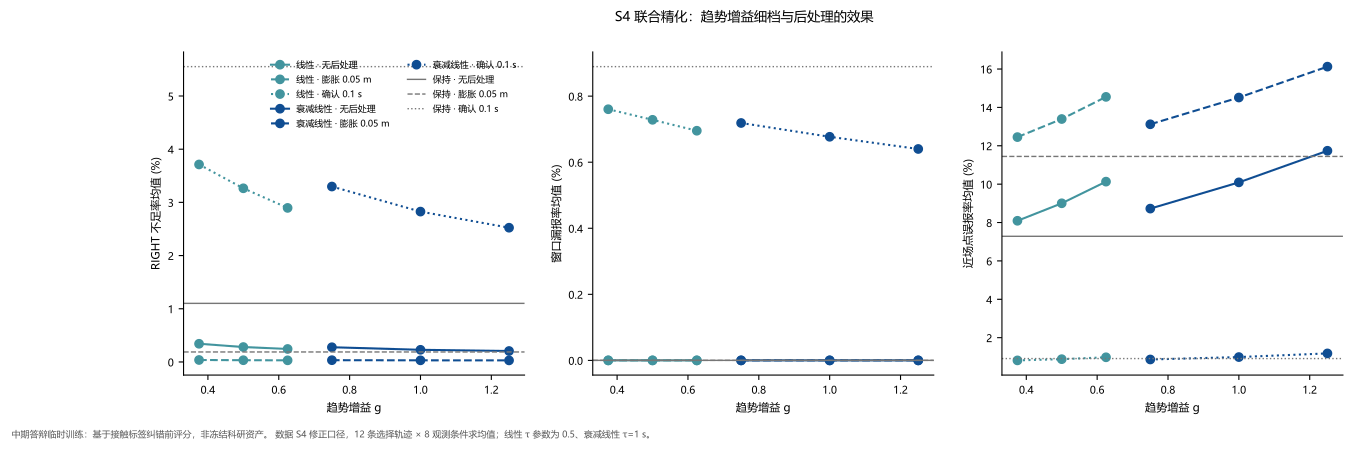

Reproduce this figure in Python.
"""Tavotto entry: existing results only; no training, no simulation.
original_plot_code
"""
import sys
from pathlib import Path
LIBRARY=Path(__file__).resolve().parents[1]
SUPPORT=LIBRARY / "site-packages"
if str(SUPPORT) not in sys.path: sys.path.insert(0,str(SUPPORT))
from _support import draw

fig=draw('descriptive', 'fig07_趋势增益曲线')
fig.savefig(Path(__file__).parent / 'fig07_趋势增益曲线.pdf')
